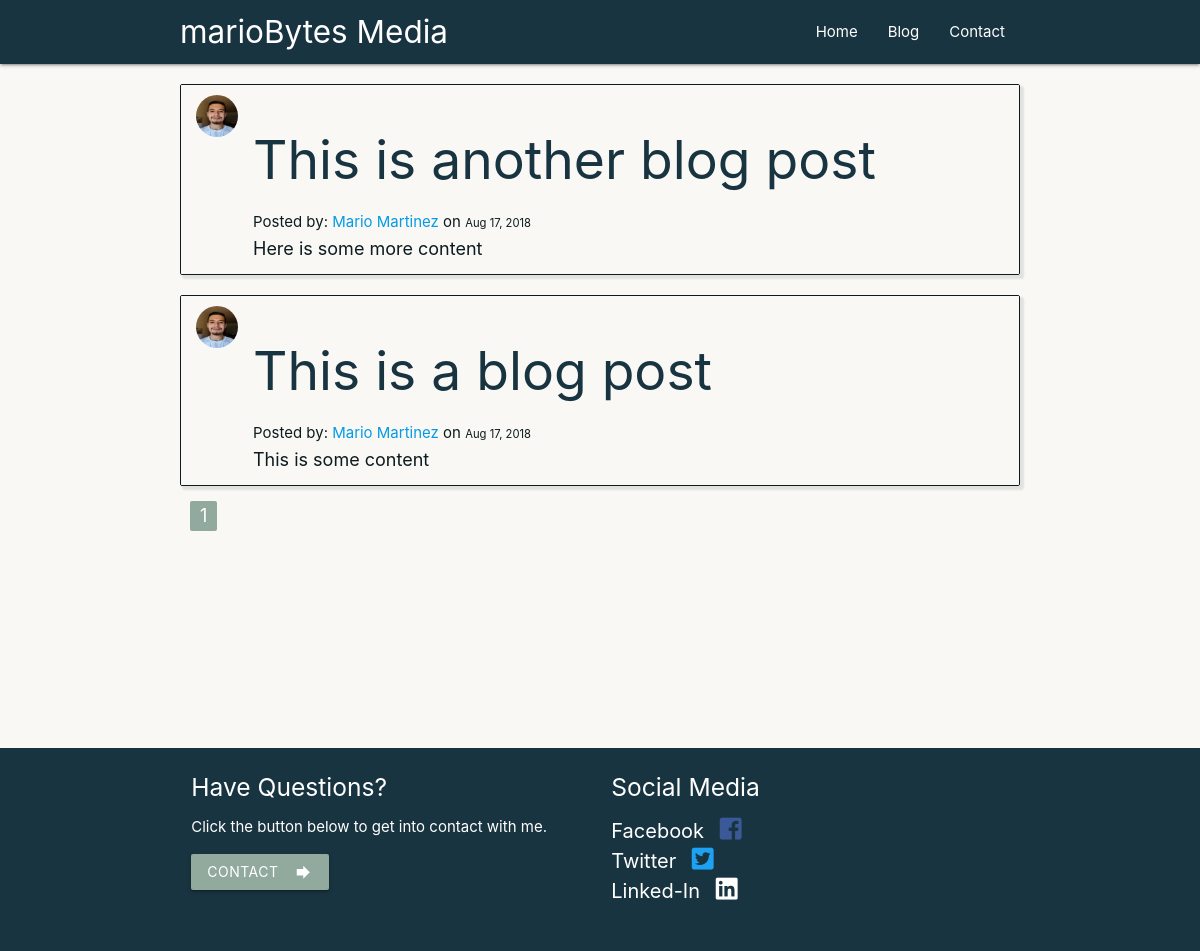
Page /blog on the committed database.
### app/models.py (models this page shows, shortened)
class Post(db.Model):
    id = db.Column(db.Integer, primary_key=True)
    title = db.Column(db.String(100), nullable=False)
    date_posted = db.Column(db.DateTime, nullable=False, default=datetime.utcnow)
    content = db.Column(db.Text, nullable=False)
    user_id = db.Column(db.Integer, db.ForeignKey('user.id'), nullable=False)

class User(db.Model, UserMixin):
    id = db.Column(db.Integer, primary_key=True)
    username = db.Column(db.String(20), unique=True, nullable=False)
    email = db.Column(db.String(120), unique=True, nullable=False)
    image_file = db.Column(db.String(20), unique=False, nullable=False, default='default.jpg')
    password = db.Column(db.String(60), nullable=False)
    posts = db.relationship('Post', backref='author', lazy=True)

### app/routes.py (the view)
@app.route('/blog')
def blog():
    page = request.args.get('page', 1, type=int)
    posts = Post.query.order_by(Post.date_posted.desc()).paginate(page=page, per_page=5)
    return render_template('blog.html', title='Blog', posts=posts)

### app/templates/blog.html (shortened to what this page needs)
{% extends 'layout.html' %}
{% block content %}
    {% for post in posts.items %}
        <div class="container">
            <ul class="collection">
                <li class="collection-item avatar" style="background: #faf8f5;">
                    <img src="{{ url_for('static', filename='pictures/' + post.author.image_file) }}" class="circle">
                    <div class="blog-content">
                        <h2>
                            <a href="{{ url_for('post', post_id=post.id) }}" style="color: #193441;">{{ post.title }}</a>
                        </h2>
                        <p class="info">
                            Posted by: <a href="{{ url_for('user_posts', username=post.author.username) }}">{{ post.author.username }}</a> on <small>{{ post.date_posted.strftime('%b %d, %Y') }}</small>
                        </p>
                        <p class="post-content">{{ post.content }}</p>
                    </div>
                </li>
            </ul>
        </div>
    {% endfor %}
        <div class="container">
            {% for page_num in posts.iter_pages(left_edge=1, right_edge=1, left_current=1, right_current=2) %}
                {% if page_num %}
                    {% if posts.page == page_num %}
                    <ul class="pagination" style="display: inline; margin: 10px;">
                        <li class="active" style="background: #91AA9D;">
                            <a href="{{ url_for('blog', page=page_num) }}">{{ page_num }}</a>
                        </li>
                    {% else %}
                        <li class="waves-effect">
                            <a href="{{ url_for('blog', page=page_num) }}">{{ page_num }}</a>
                        </li>
                    </ul>
                    {% endif %}
                {% endif %}
            {% endfor %}
        </div>
{% endblock content %}

### app/templates/layout.html (shortened to what this page needs)
<!DOCTYPE html>
<html>
<head>
    <link type="text/css" rel="stylesheet" href="{{ url_for('static', filename='css/' + 'materialize.min.css') }}"  media="screen,projection"/>
    <link type="text/css" rel="stylesheet" href="{{ url_for('static', filename='css/' + 'style.css') }}">
    <link rel="stylesheet" href="https://use.fontawesome.com/releases/v5.2.0/css/all.css">
</head>
<body>
    <div class="navbar-fixed">
        <nav>
            <div class="nav-wrapper">
                <div class="container">
                    <a href="{{ url_for('index') }}" class="brand-logo hide-on-med-and-down">marioBytes Media</a>
                    <ul class="right hide-on-med-and-down">
                        <li>
                            <a href="{{ url_for('index') }}" class="nav-links">Home</a>
                        </li>
                        <li>
                            <a href="{{ url_for('blog') }}" class="nav-links">Blog</a>
                        </li>
                        <li>
                            <a href="{{ url_for('contact') }}" class="nav-links">Contact</a>
                        </li>
                    </ul>
                </div>
            </div>
        </nav>
    </div>
    {% block content %} {% endblock %}
    <footer>
        <div class="container">
            <div class="row">
                <div class="col l6 s12">
                    <h5 class="white-text">Have Questions?</h5>
                    <p class="white-text">Click the button below to get into contact with me.</p>
                    <a href="{{ url_for('contact') }}" class="btn">
                        Contact
                        <i class="material-icons right">
                        </i>
                    </a>
                </div>
                <div class="col l4 offset-12 s12">
                    <h5 class="white-text">Social Media</h5>
                    <ul>
                        <li class="white-text footer-text">
                            Facebook
                            <a href="#">
                                <i class="fab fa-facebook-square"></i>
                            </a>
                        </li>
                        <li class="white-text footer-text">
                            Twitter
                            <a href="#">
                                <i class="fab fa-twitter-square"></i>
                            </a>
                        </li>
                        <li class="white-text footer-text">
                            Linked-In
                            <a href="#">
                                <i class="fab fa-linkedin"></i>
                            </a>
                        </li>
                    </ul>
                </div>
            </div>
        </div>
    </footer>
</body>
</html>

### app/static/css/style.css (style rules this page uses)
body { background-color: #faf8f5;"; font-family: 'Montserrat', sans-serif; position: relative; margin: 0; padding-bottom: 28rem; min-height: 100%; }
nav { background-color: #193441; }
.post-content { line-height: 30px; font-size: larger; font-weight: normal; }
.collection-item { color: #0B1B1F; }
.collection { border: 1px solid #0B1B1F; margin-top: 20px; box-shadow: 3px 3px 2px 1px rgba(11, 27, 31, .1); }
.active { color: #3E606F !important; }
.btn { background-color: #91AA9D; color: #fff !important; }
footer { background: #193441; padding: 10px 0; position: absolute; bottom: 0; width: 100%; }
.footer-text { font-size: 20px; }
.fab { font-size: 25px; padding-left: 10px; }
.fa-facebook-square { color: #3b5998; }
.fa-twitter-square { color: #1da1f2; }
.fa-linkedin { color: #FFF; }

### rows in the picture
Post: image_file (picture), title "This is another blog post", author.username "Mario Martinez", date_posted "Aug 17, 2018", content "Here is some more content"
Post: image_file (picture), title "This is a blog post", author.username "Mario Martinez", date_posted "Aug 17, 2018", content "This is some content"

### other values in the picture
{{ page_num }} "1"
